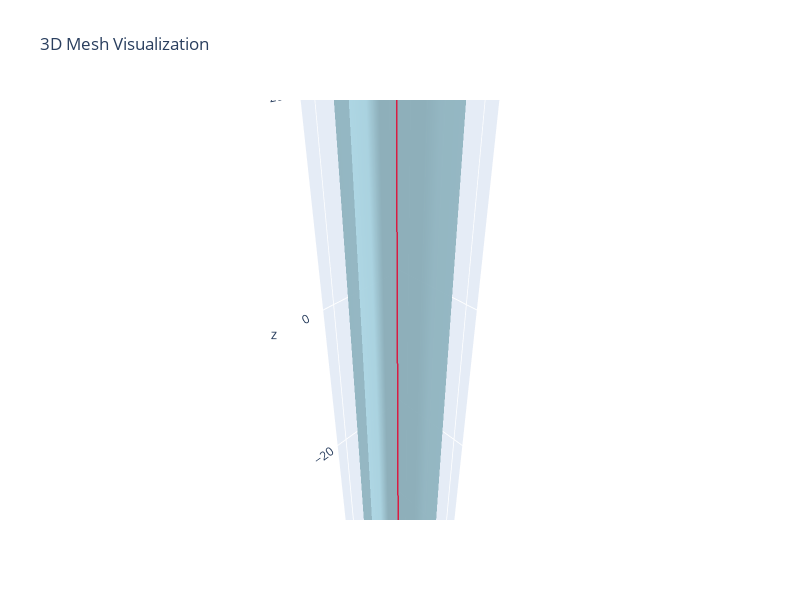

Source (notebook cell):
### Code cell
from discos import *

mm = MeshManager()
mm.load_mesh(data_path("mesh/demo/cylinder.obj"))
ps = PolylinesSkeleton().from_txt(data_path("polylines/cylinder.polylines.txt"))
mm.visualize_mesh_3d(polylines=ps)

### Figure 1 — Plotly figure (JSON) as saved in the notebook; plotly's stock layout.template omitted (floating-point values rounded to 4 significant figures)
{"data": [{"color": "lightblue", "i": [1, 1, 2, 2, 4, 4, 5, 5, 6, 6, 7, 7, 8, 8, 9, 9, 10, 10, 11, 11, 12, 12, 13, 13, 14, 14, 15, 15, 16, 16, 17, 17, 18, 18, 19, 19, 20, 20, 21, 21, 22, 22, 23, 23, 24, 24, 25, 25, 26, 26, 27, 27, 28, 28, 29, 29, 30, 30, 31, 31, 32, 32, 33, 33], "j": [0, 4, 4, 5, 0, 6, 6, 7, 0, 8, 8, 9, 0, 10, 10, 11, 0, 12, 12, 13, 0, 14, 14, 15, 0, 16, 16, 17, 0, 18, 18, 19, 0, 20, 20, 21, 0, 22, 22, 23, 0, 24, 24, 25, 0, 26, 26, 27, 0, 28, 28, 29, 0, 30, 30, 31, 0, 32, 32, 33, 0, 1, 1, 2], "k": [4, 2, 5, 3, 6, 5, 7, 3, 8, 7, 9, 3, 10, 9, 11, 3, 12, 11, 13, 3, 14, 13, 15, 3, 16, 15, 17, 3, 18, 17, 19, 3, 20, 19, 21, 3, 22, 21, 23, 3, 24, 23, 25, 3, 26, 25, 27, 3, 28, 27, 29, 3, 30, 29, 31, 3, 32, 31, 33, 3, 1, 33, 2, 3], "name": "Mesh", "opacity": 0.8, "type": "mesh3d", "x": [0.0, 5.0, 5.0, 0.0, 4.619, 4.619, 3.536, 3.536, 1.913, 1.913, 0.0, 0.0, -1.913, -1.913, -3.536, -3.536, -4.619, -4.619, -5.0, -5.0, -4.619, -4.619, -3.536, -3.536, -1.913, -1.913, -0.0, -0.0, 1.913, 1.913, 3.536, 3.536, 4.619, 4.619], "y": [0.0, 0.0, 0.0, 0.0, 1.913, 1.913, 3.536, 3.536, 4.619, 4.619, 5.0, 5.0, 4.619, 4.619, 3.536, 3.536, 1.913, 1.913, 0.0, 0.0, -1.913, -1.913, -3.536, -3.536, -4.619, -4.619, -5.0, -5.0, -4.619, -4.619, -3.536, -3.536, -1.913, -1.913], "z": [-50.0, -50.0, 50.0, 50.0, -50.0, 50.0, -50.0, 50.0, -50.0, 50.0, -50.0, 50.0, -50.0, 50.0, -50.0, 50.0, -50.0, 50.0, -50.0, 50.0, -50.0, 50.0, -50.0, 50.0, -50.0, 50.0, -50.0, 50.0, -50.0, 50.0, -50.0, 50.0, -50.0, 50.0]}, {"line": {"color": "crimson", "width": 3}, "mode": "lines", "name": "Polyline 0", "opacity": 0.95, "showlegend": false, "type": "scatter3d", "x": [0.1874, 0.1863], "y": [-0.1874, -0.1863], "z": [-49.69, 36.2]}], "layout": {"autosize": false, "height": 600, "scene": {"aspectmode": "data", "xaxis": {"visible": true}, "yaxis": {"visible": true}, "zaxis": {"visible": true}}, "title": {"text": "3D Mesh Visualization"}, "width": 800}}
